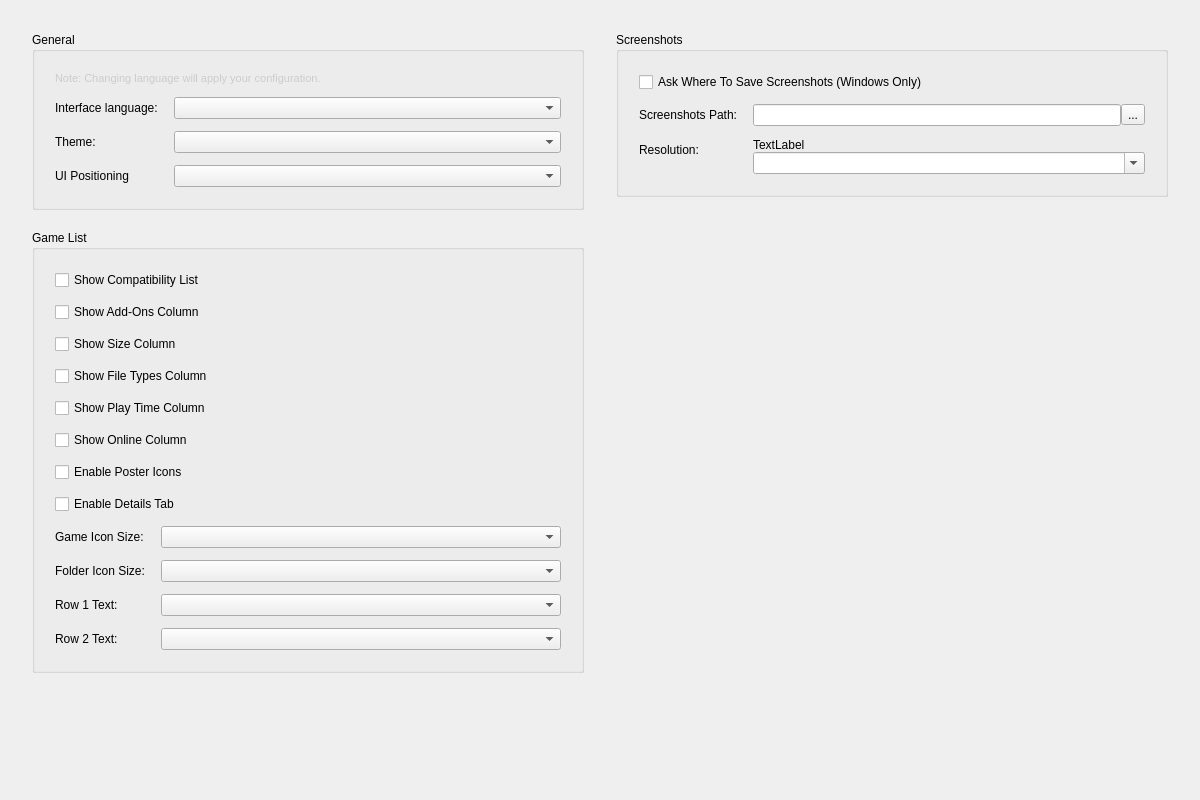
<?xml version="1.0" encoding="UTF-8"?>
<ui version="4.0">
    <class>ConfigureUi</class>
    <widget class="QWidget" name="ConfigureUi">
        <property name="geometry">
            <rect>
                <x>0</x>
                <y>0</y>
                <width>1200</width>
                <height>800</height>
            </rect>
        </property>
        <property name="minimumSize">
            <size>
                <width>700</width>
                <height>600</height>
            </size>
        </property>
        <property name="windowTitle">
            <string>Form</string>
        </property>
        <property name="accessibleName">
            <string>UI</string>
        </property>
        <property name="styleSheet">
            <string>/* This stylesheet is a template. Placeholders like %%ACCENT_COLOR%% are replaced in C++. */</string>
        </property>
        <layout class="QHBoxLayout" name="mainHorizontalLayout">
            <property name="spacing">
                <number>32</number>
            </property>
            <property name="leftMargin">
                <number>32</number>
            </property>
            <property name="topMargin">
                <number>32</number>
            </property>
            <property name="rightMargin">
                <number>32</number>
            </property>
            <property name="bottomMargin">
                <number>32</number>
            </property>
            <item>
                <layout class="QVBoxLayout" name="leftColumnLayout">
                    <property name="spacing">
                        <number>20</number>
                    </property>
                    <item>
                        <widget class="QGroupBox" name="general_groupBox">
                            <property name="sizePolicy">
                                <sizepolicy hsizetype="MinimumExpanding" vsizetype="Preferred">
                                    <horstretch>0</horstretch>
                                    <verstretch>0</verstretch>
                                </sizepolicy>
                            </property>
                            <property name="title">
                                <string>General</string>
                            </property>
                            <layout class="QFormLayout" name="generalFormLayout">
                                <property name="horizontalSpacing">
                                    <number>16</number>
                                </property>
                                <property name="verticalSpacing">
                                    <number>12</number>
                                </property>
                                <property name="leftMargin">
                                    <number>20</number>
                                </property>
                                <property name="topMargin">
                                    <number>20</number>
                                </property>
                                <property name="rightMargin">
                                    <number>20</number>
                                </property>
                                <property name="bottomMargin">
                                    <number>20</number>
                                </property>
                                <item row="0" column="0" colspan="2">
                                    <widget class="QLabel" name="label_change_language_info">
                                        <property name="text">
                                            <string>Note: Changing language will apply your configuration.</string>
                                        </property>
                                        <property name="wordWrap">
                                            <bool>true</bool>
                                        </property>
                                        <property name="styleSheet">
                                            <string>color: #cccccc; font-size: 11px;</string>
                                        </property>
                                    </widget>
                                </item>
                                <item row="1" column="0">
                                    <widget class="QLabel" name="language_label">
                                        <property name="text">
                                            <string>Interface language:</string>
                                        </property>
                                    </widget>
                                </item>
                                <item row="1" column="1">
                                    <widget class="QComboBox" name="language_combobox">
                                        <property name="sizePolicy">
                                            <sizepolicy hsizetype="Expanding" vsizetype="Fixed">
                                                <horstretch>0</horstretch>
                                                <verstretch>0</verstretch>
                                            </sizepolicy>
                                        </property>
                                    </widget>
                                </item>
                                <item row="2" column="0">
                                    <widget class="QLabel" name="theme_label">
                                        <property name="text">
                                            <string>Theme:</string>
                                        </property>
                                    </widget>
                                </item>
                                <item row="2" column="1">
                                    <widget class="QComboBox" name="theme_combobox">
                                        <property name="sizePolicy">
                                            <sizepolicy hsizetype="Expanding" vsizetype="Fixed">
                                                <horstretch>0</horstretch>
                                                <verstretch>0</verstretch>
                                            </sizepolicy>
                                        </property>
                                    </widget>
                                </item>
                                <item row="5" column="0">
                                    <widget class="QLabel" name="label">
                                        <property name="text">
                                            <string>UI Positioning</string>
                                        </property>
                                    </widget>
                                </item>
                                <item row="5" column="1">
                                    <widget class="QComboBox" name="ui_positioning_combo">
                                        <property name="sizePolicy">
                                            <sizepolicy hsizetype="Expanding" vsizetype="Fixed">
                                                <horstretch>0</horstretch>
                                                <verstretch>0</verstretch>
                                            </sizepolicy>
                                        </property>
                                    </widget>
                                </item>
                            </layout>
                        </widget>
                    </item>
                    <item>
                        <widget class="QGroupBox" name="GameListGroupBox">
                            <property name="sizePolicy">
                                <sizepolicy hsizetype="MinimumExpanding" vsizetype="Preferred">
                                    <horstretch>0</horstretch>
                                    <verstretch>0</verstretch>
                                </sizepolicy>
                            </property>
                            <property name="title">
                                <string>Game List</string>
                            </property>
                            <layout class="QFormLayout" name="gameListFormLayout">
                                <property name="horizontalSpacing">
                                    <number>16</number>
                                </property>
                                <property name="verticalSpacing">
                                    <number>12</number>
                                </property>
                                <property name="leftMargin">
                                    <number>20</number>
                                </property>
                                <property name="topMargin">
                                    <number>20</number>
                                </property>
                                <property name="rightMargin">
                                    <number>20</number>
                                </property>
                                <property name="bottomMargin">
                                    <number>20</number>
                                </property>
                                <item row="0" column="0" colspan="2">
                                    <widget class="QCheckBox" name="show_compat">
                                        <property name="text">
                                            <string>Show Compatibility List</string>
                                        </property>
                                    </widget>
                                </item>
                                <item row="1" column="0" colspan="2">
                                    <widget class="QCheckBox" name="show_add_ons">
                                        <property name="text">
                                            <string>Show Add-Ons Column</string>
                                        </property>
                                    </widget>
                                </item>
                                <item row="2" column="0" colspan="2">
                                    <widget class="QCheckBox" name="show_size">
                                        <property name="text">
                                            <string>Show Size Column</string>
                                        </property>
                                    </widget>
                                </item>
                                <item row="3" column="0" colspan="2">
                                    <widget class="QCheckBox" name="show_types">
                                        <property name="text">
                                            <string>Show File Types Column</string>
                                        </property>
                                    </widget>
                                </item>
                                <item row="4" column="0" colspan="2">
                                    <widget class="QCheckBox" name="show_play_time">
                                        <property name="text">
                                            <string>Show Play Time Column</string>
                                        </property>
                                    </widget>
                                </item>
                                <item row="5" column="0" colspan="2">
                                    <widget class="QCheckBox" name="show_online_column">
                                        <property name="text">
                                            <string>Show Online Column</string>
                                        </property>
                                    </widget>
                                </item>
                                <item row="6" column="0" colspan="2">
                                    <widget class="QCheckBox" name="game_list_poster_view">
                                        <property name="text">
                                            <string>Enable Poster Icons</string>
                                        </property>
                                    </widget>
                                </item>
                                <item row="7" column="0" colspan="2">
                                    <widget class="QCheckBox" name="enable_details_tab">
                                        <property name="text">
                                            <string>Enable Details Tab</string>
                                        </property>
                                    </widget>
                                </item>
                                <item row="8" column="0">
                                    <widget class="QLabel" name="game_icon_size_label">
                                        <property name="text">
                                            <string>Game Icon Size:</string>
                                        </property>
                                    </widget>
                                </item>
                                <item row="8" column="1">
                                    <widget class="QComboBox" name="game_icon_size_combobox">
                                        <property name="sizePolicy">
                                            <sizepolicy hsizetype="Expanding" vsizetype="Fixed">
                                                <horstretch>0</horstretch>
                                                <verstretch>0</verstretch>
                                            </sizepolicy>
                                        </property>
                                    </widget>
                                </item>
                                <item row="9" column="0">
                                    <widget class="QLabel" name="folder_icon_size_label">
                                        <property name="text">
                                            <string>Folder Icon Size:</string>
                                        </property>
                                    </widget>
                                </item>
                                <item row="9" column="1">
                                    <widget class="QComboBox" name="folder_icon_size_combobox">
                                        <property name="sizePolicy">
                                            <sizepolicy hsizetype="Expanding" vsizetype="Fixed">
                                                <horstretch>0</horstretch>
                                                <verstretch>0</verstretch>
                                            </sizepolicy>
                                        </property>
                                    </widget>
                                </item>
                                <item row="10" column="0">
                                    <widget class="QLabel" name="row_1_label">
                                        <property name="text">
                                            <string>Row 1 Text:</string>
                                        </property>
                                    </widget>
                                </item>
                                <item row="10" column="1">
                                    <widget class="QComboBox" name="row_1_text_combobox">
                                        <property name="sizePolicy">
                                            <sizepolicy hsizetype="Expanding" vsizetype="Fixed">
                                                <horstretch>0</horstretch>
                                                <verstretch>0</verstretch>
                                            </sizepolicy>
                                        </property>
                                    </widget>
                                </item>
                                <item row="11" column="0">
                                    <widget class="QLabel" name="row_2_label">
                                        <property name="text">
                                            <string>Row 2 Text:</string>
                                        </property>
                                    </widget>
                                </item>
                                <item row="11" column="1">
                                    <widget class="QComboBox" name="row_2_text_combobox">
                                        <property name="sizePolicy">
                                            <sizepolicy hsizetype="Expanding" vsizetype="Fixed">
                                                <horstretch>0</horstretch>
                                                <verstretch>0</verstretch>
                                            </sizepolicy>
                                        </property>
                                    </widget>
                                </item>
                            </layout>
                        </widget>
                    </item>
                    <item>
                        <spacer name="leftVerticalSpacer">
                            <property name="orientation">
                                <enum>Qt::Vertical</enum>
                            </property>
                            <property name="sizeHint" stdset="0">
                                <size>
                                    <width>20</width>
                                    <height>40</height>
                                </size>
                            </property>
                        </spacer>
                    </item>
                </layout>
            </item>
            <item>
                <layout class="QVBoxLayout" name="rightColumnLayout">
                    <property name="spacing">
                        <number>20</number>
                    </property>
                    <item>
                        <widget class="QGroupBox" name="screenshots_GroupBox">
                            <property name="sizePolicy">
                                <sizepolicy hsizetype="MinimumExpanding" vsizetype="Preferred">
                                    <horstretch>0</horstretch>
                                    <verstretch>0</verstretch>
                                </sizepolicy>
                            </property>
                            <property name="title">
                                <string>Screenshots</string>
                            </property>
                            <layout class="QFormLayout" name="screenshotsFormLayout">
                                <property name="horizontalSpacing">
                                    <number>16</number>
                                </property>
                                <property name="verticalSpacing">
                                    <number>12</number>
                                </property>
                                <property name="leftMargin">
                                    <number>20</number>
                                </property>
                                <property name="topMargin">
                                    <number>20</number>
                                </property>
                                <property name="rightMargin">
                                    <number>20</number>
                                </property>
                                <property name="bottomMargin">
                                    <number>20</number>
                                </property>
                                <item row="0" column="0" colspan="2">
                                    <widget class="QCheckBox" name="enable_screenshot_save_as">
                                        <property name="text">
                                            <string>Ask Where To Save Screenshots (Windows Only)</string>
                                        </property>
                                    </widget>
                                </item>
                                <item row="1" column="0">
                                    <widget class="QLabel" name="screenshot_path_label">
                                        <property name="text">
                                            <string>Screenshots Path:</string>
                                        </property>
                                    </widget>
                                </item>
                                <item row="1" column="1">
                                    <layout class="QHBoxLayout" name="screenshotPathLayout">
                                        <item>
                                            <widget class="QLineEdit" name="screenshot_path_edit">
                                                <property name="sizePolicy">
                                                    <sizepolicy hsizetype="Expanding" vsizetype="Fixed">
                                                        <horstretch>0</horstretch>
                                                        <verstretch>0</verstretch>
                                                    </sizepolicy>
                                                </property>
                                            </widget>
                                        </item>
                                        <item>
                                            <widget class="QToolButton" name="screenshot_path_button">
                                                <property name="text">
                                                    <string>...</string>
                                                </property>
                                            </widget>
                                        </item>
                                    </layout>
                                </item>
                                <item row="2" column="0">
                                    <widget class="QLabel" name="resolution_label">
                                        <property name="text">
                                            <string>Resolution:</string>
                                        </property>
                                    </widget>
                                </item>
                                <item row="2" column="1">
                                    <layout class="QVBoxLayout" name="resolutionLayout">
                                        <item>
                                            <widget class="QLabel" name="screenshot_width">
                                                <property name="text">
                                                    <string>TextLabel</string>
                                                </property>
                                                <property name="alignment">
                                                    <set>Qt::AlignLeading|Qt::AlignLeft|Qt::AlignVCenter</set>
                                                </property>
                                                <property name="wordWrap">
                                                    <bool>true</bool>
                                                </property>
                                            </widget>
                                        </item>
                                        <item>
                                            <widget class="QComboBox" name="screenshot_height">
                                                <property name="sizePolicy">
                                                    <sizepolicy hsizetype="MinimumExpanding" vsizetype="Fixed">
                                                        <horstretch>0</horstretch>
                                                        <verstretch>0</verstretch>
                                                    </sizepolicy>
                                                </property>
                                                <property name="editable">
                                                    <bool>true</bool>
                                                </property>
                                            </widget>
                                        </item>
                                    </layout>
                                </item>
                            </layout>
                        </widget>
                    </item>
                    <item>
                        <spacer name="rightVerticalSpacer">
                            <property name="orientation">
                                <enum>Qt::Vertical</enum>
                            </property>
                            <property name="sizeHint" stdset="0">
                                <size>
                                    <width>20</width>
                                    <height>40</height>
                                </size>
                            </property>
                        </spacer>
                    </item>
                </layout>
            </item>
        </layout>
    </widget>
    <resources/>
    <connections/>
</ui>
